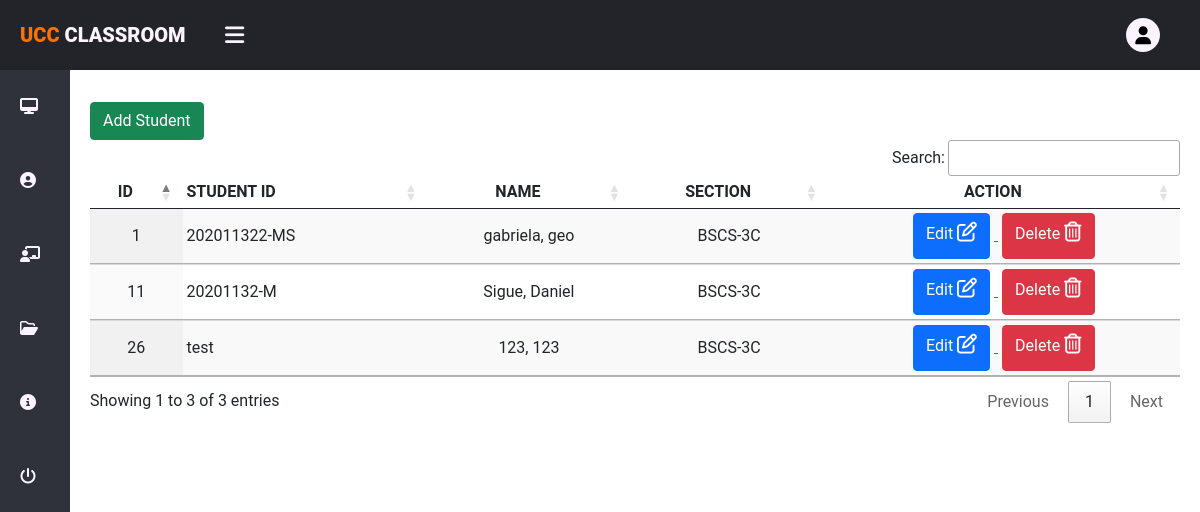
The page /admin/studentManage.php (signed in) on the database as committed earlier.
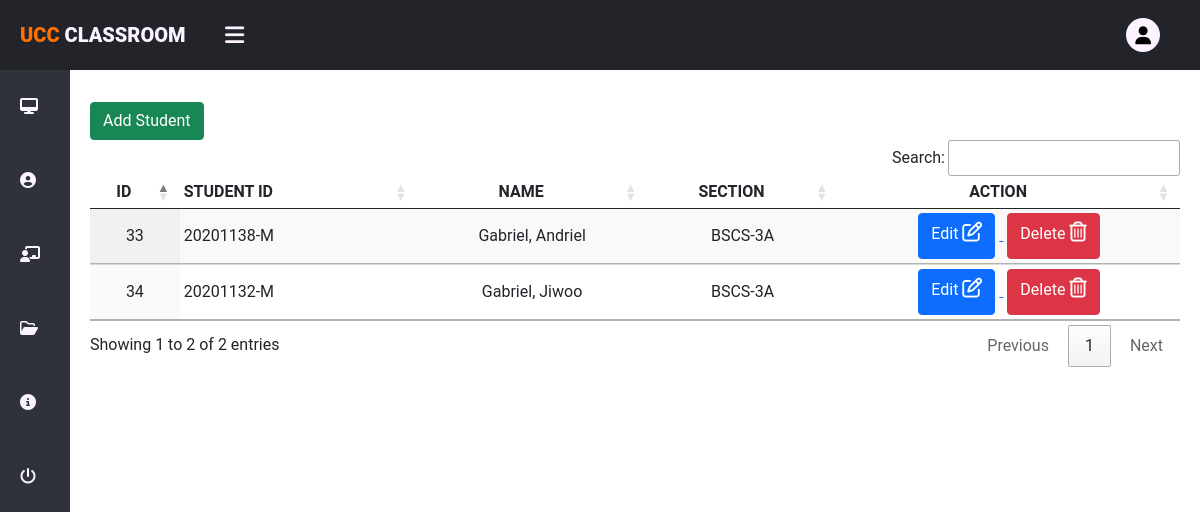
The same page on the database as committed later.
### tables this page shows
CREATE TABLE `students` (
  `id` int(11) NOT NULL,
  `school_id` varchar(100) NOT NULL,
  `first_name` varchar(100) NOT NULL,
  `last_name` varchar(100) NOT NULL,
  `section` varchar(100) NOT NULL,
  `status` int(11) NOT NULL
);

### admin/studentManage.php (the view, shortened to what this page needs)
<?php
  require('includes/Header.php');
?>
  <div class="x--main-container">
    <?php
      require './Modals/Add/AddStudentModal.php';
    ?>
  <div class="container pt-4 ">
    <div class="container-lg p-2 bg-white rounded">
    <button type="button" class="btn btn-success" data-toggle="modal" data-target="#studentModal">
      Add Student
    </button>
      <table id="tableView" class="display responsive  compact table table-striped" width="100%">
        <thead>
          <tr>
            <th class="text-center">ID</th>
            <th class="text-start">STUDENT ID</th>
            <th class="text-center">NAME</th>
            <th class="text-center">SECTION</th>
            <th class="text-center">ACTION</th>
          </tr>
        </thead>
        <tbody>
          <?php
            $students = $con->query("SELECT * FROM students WHERE status=1");
            if($students->num_rows > 0) {
              while($row = $students->fetch_assoc()){?>
                <tr>
                  <td class="text-center  align-middle"><?php echo $row['id'] ?></td>
                  <td class="text-start  align-middle"><?php echo $row['school_id'] ?></td>
                  <td class="text-center  align-middle"><?php echo $row['last_name'] . ', ' . $row['first_name'] ?></td>
                  <td class="text-center  align-middle"><?php echo $row['section'] ?></td>
                  <td class="text-center  align-middle">
                    <a href="admin_components/action.php?role=student&action=edit&id=<?php echo $row['id'] ?>">
                    <button type="submit" class="btn btn-primary mx-1">
                        Edit
                        <i class="fa-solid fa-pen-to-square h5"></i>
                    </button>
                    </a>
                    <a href="admin_components/action.php?role=student&action=delete&id=<?php echo $row['id'] ?>" class="text-white text-decoration-none">
                      <button type="submit" class="btn btn-danger mx-1">Delete
                        <i class="fa fa-trash h5" aria-hidden="true"></i>
                      </button>
                    </a>
                  </td>
                </tr>
              <?php
              }
            }
          ?>
        </tbody>
      </table>
    </div>
    </div>
  </div>
<?php
require('includes/Footer.php');
?>

### admin/includes/Header.php (shortened to what this page needs)
<!DOCTYPE html>
<html lang="en">
<head>
    <link rel="stylesheet" href="../main-css/main.css">
    <link rel="stylesheet" href="https://cdnjs.cloudflare.com/ajax/libs/font-awesome/5.12.0-2/css/all.min.css">
    <link rel="stylesheet" href="../css/bootstrap.min.css">
    <link rel="stylesheet" type="text/css" href="https://cdn.datatables.net/v/bs5/dt-1.13.1/r-2.4.0/datatables.min.css"/>
<link rel="stylesheet" href="https://cdn.datatables.net/1.13.1/css/jquery.dataTables.min.css">
    <link rel="stylesheet" href="../main-css/userManage.css">
</head>
<?php
require('NavigationBar.php');
?>

### admin/includes/NavigationBar.php (shortened to what this page needs)
<body>
    <div class="x--wrapper">
        <div class="scrollbar-deep-purple">
            <div class="x--header">
                <div class="x--header-menu">
                    <div class="x--title"><span id="orange" class="text-orange">UCC</span> Classroom</div>
                    <div class="x--sidebar-btn">
                        <i class="fas fa-bars"></i>
                    </div>
                    <ul>
                        <li><a href="profile.php"><i class="fas fa-user"></i></a></li>
                    </ul>
                </div>
            </div>
            <div class="x--sidebar">
                <div class="x--sidebar-menu">
                    <li class="x--item">
                        <a href="dashboard.php" class="x--menu-btn">
                            <i class="fas fa-desktop"></i><span>Dashboard</span>
                        </a>
                    </li>
                    <li class="x--item" id="profile">
                        <a href="#profile" class="x--menu-btn">
                            <i class="fas fa-user-circle"></i><span>Manage Users&nbsp;&nbsp;&nbsp;<i class="fa-sharp fa-solid fa-caret-down"></i></span>
                        </a>
                    </li>
                    <li class="x--item" id="messages">
                        <a href="#messages" class="x--menu-btn">
                            <i class="fa-solid fa-chalkboard-user"></i><span>Manage Class &nbsp;&nbsp;<i class="fa-sharp fa-solid fa-caret-down"></i></span>
                        </a>
                    </li>
                    <li class="x--item" id="settings">
                        <a href="#settings" class="x--menu-btn">
                            <i class="fa-regular fa-folder-open"></i><span>Manage Files &nbsp;&nbsp;&nbsp;<i class="fa-sharp fa-solid fa-caret-down"></i></span>
                        </a>
                    </li>
                    <li class="x--item">
                        <a href="aboutUs.php" class="x--menu-btn">
                            <i class="fas fa-info-circle"></i><span>About Us</span>
                        </a>
                    </li>
                    <li class="x--item">
                        <a href="../Components/logout.php" class="x--menu-btn">
                            <i class="fas fa-power-off"></i><span>Logout</span>
                        </a>
                    </li>
                </div>
            </div>

### admin/includes/Footer.php (shortened to what this page needs)
</div>
</body>
</html>

### main-css/main.css (style rules this page uses)
* { margin: 0; padding: 0; list-style: none; text-decoration: none; box-sizing: border-box; font-family: "Roboto", sans-serif; }
body { background: url(../uploads/ucc-bg.jpg) no-repeat; background-size: cover; height: 100vh; overflow-x: hidden; }
.x--wrapper .x--header { z-index: 1; background: #22242a; position: fixed; width: calc(100% - 0%); height: 70px; display: flex; top: 0; }
.x--wrapper .x--header .x--header-menu { width: calc(100% - 0%); height: 100%; display: flex; justify-content: space-between; align-items: center; padding: 0 20px; }
.x--wrapper .x--header .x--header-menu .x--title { color: #fbf3ff; font-size: 20px; text-transform: uppercase; font-weight: 900; text-align: center; }
.x--wrapper .x--header .x--header-menu .x--title span { color: #ff7100; }
.x--wrapper .x--header .x--header-menu .x--sidebar-btn { color: #fbf3ff; padding-left: 0px; position: absolute; margin-left: 205px; font-size: 22px; font-weight: 900; cursor: pointer; transition: 1s; transition-property: color; }
.x--wrapper .x--header .x--header-menu ul { display: flex; padding-top: 15px; }
.x--wrapper .x--header .x--header-menu ul li a { background: #fbf3ff; color: #000; display: block; margin: 0 20px; font-size: 18px; width: 34px; height: 34px; line-height: 35px; text-align: center; border-radius: 50%; transition: 1s; transition-property: background, color; }
.x--wrapper .x--sidebar .x--sidebar-menu { overflow: hidden; }
.x--wrapper .x--sidebar { z-index: 1; background: #2f323a; position: fixed; top: 70px; width: 70px; height: calc(100%); transition: 1s; transition-property: width; overflow-y: hidden; }
.x--wrapper .x--sidebar .x--sidebar-menu .x--item { width: 250px; overflow: hidden; }
.x--wrapper .x--sidebar .x--sidebar-menu .x--item .x--menu-btn { display: block; }
.x--wrapper .x--sidebar .x--sidebar-menu .x--item .x--menu-btn { display: inline-block; color: #fbf3ff; position: relative; padding: 25px 20px; transition: 1s; transition-property: color; text-decoration: none; align-items: center; }
.x--wrapper .x--main-container { width: calc(100% - 70px); margin-left: 70px; margin-top: 70px; transition: 1s; }

### main-css/userManage.css (style rules this page uses)
.x--main-container { margin: auto; }
.btn-success { align-items: center; justify-content: center; }

Rows that differ between the two databases and show on the page:
removed students: id "1", school "202011322-MS", last_name "gabriela", first_name "geo", section "BSCS-3C"
removed students: id "11", school "20201132-M", last_name "Sigue", first_name "Daniel", section "BSCS-3C"
removed students: id "26", school "test", last_name "123", first_name "123", section "BSCS-3C"
added students: id "33", school "20201138-M", last_name "Gabriel", first_name "Andriel", section "BSCS-3A"
added students: id "34", school "20201132-M", last_name "Gabriel", first_name "Jiwoo", section "BSCS-3A"
Other text that changed with them:
text written by a page script: "Search: Showing 1 to 3 of 3 entries Previous 1 Next" → "Search: Showing 1 to 2 of 2 entries Previous 1 Next"
